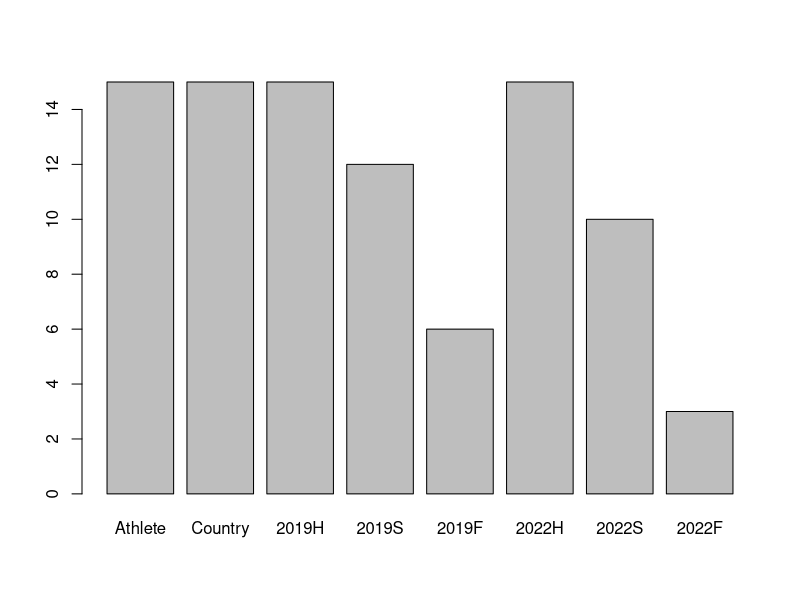
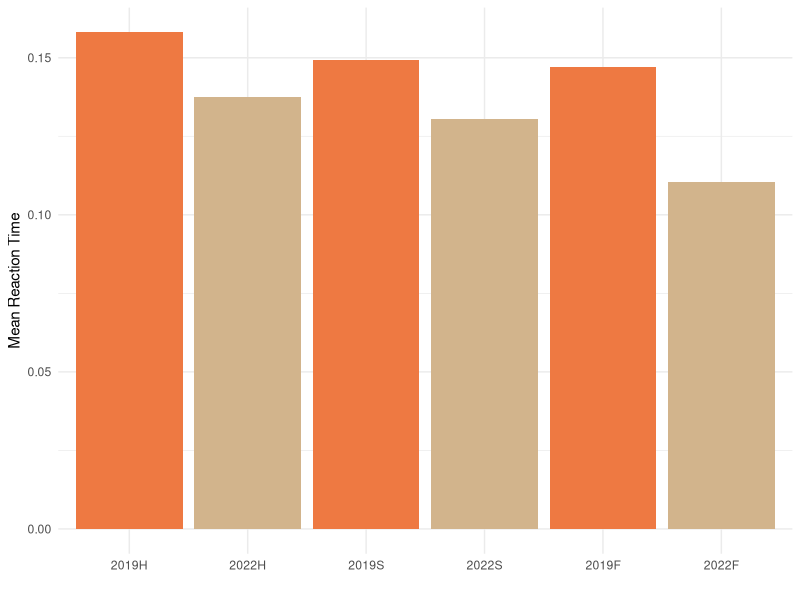
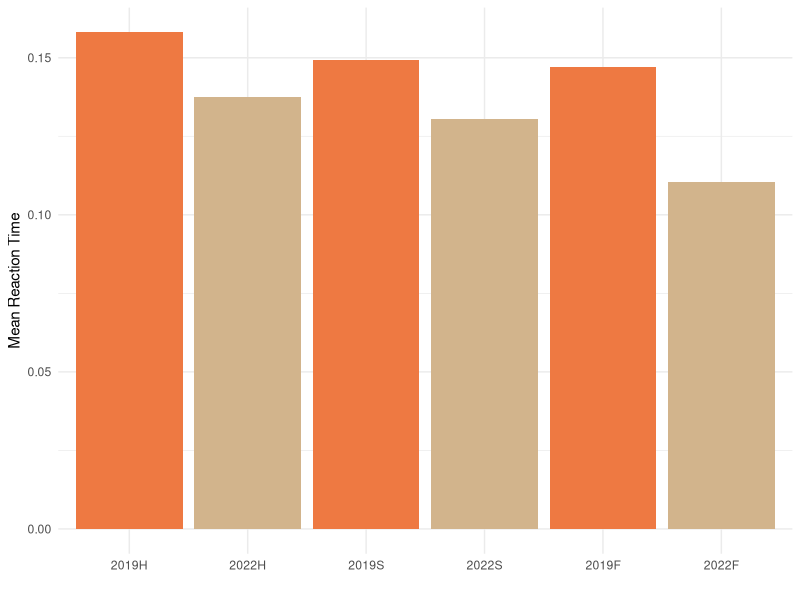

Write R code to recreate these figures, in order.
## ---- chunk 1
inter <- read.csv("../Data/2019vs2022.csv")

#nine is used for 2019 and two is used for 2022.  H, S, F are used to denote the heats, semifinals, and finals.
colnames(inter) <- c("Athlete", "Country", "2019H", "2019S", "2019F", "2022H", "2022S", "2022F")
## ---- chunk 2
my_sums <- colSums(!is.na(inter))
print(my_sums)
barplot(my_sums)
## ---- chunk 3
means <- sapply(inter[,3:ncol(inter)], mean, na.rm = TRUE)
print(means)

## ---- chunk 4
library(ggplot2)
means_df <- data.frame(variable = names(means), mean = means)

# Define the grouping of bars
groupings <- list(c("2019H", "2022H"), c("2019S", "2022S"), c("2019F", "2022F"))

# Convert variable to a factor with desired order
means_df$variable <- factor(means_df$variable, levels = unlist(groupings))

# Create the bar graph
ggplot(means_df, aes(x = variable, y = mean, fill = variable)) +
  geom_bar(stat = "identity", position = "dodge") +
  scale_fill_manual(values = c("sienna2", "tan", "sienna2", "tan", "sienna2", "tan")) +
  labs(y = "Mean Reaction Time", x ="") +
  theme_minimal() +
  theme(legend.position = "none")
ggsave(filename="2019vs2022BarGraph.pdf", path = "../Manuscript", height=4, width=6)
